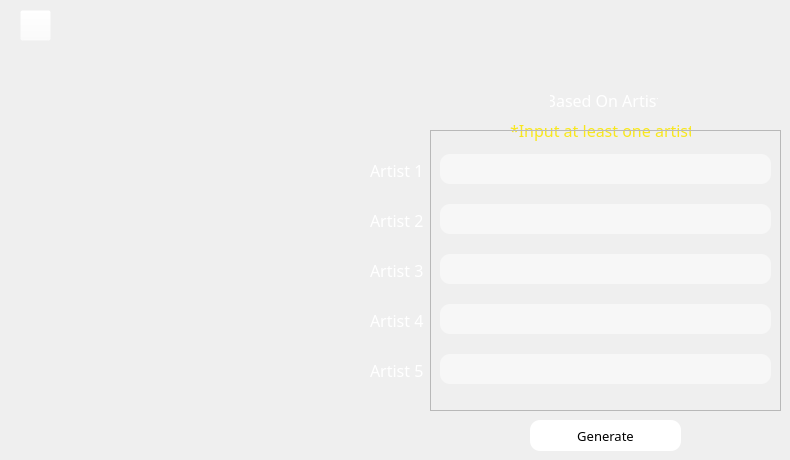
       <widget class="QWidget" name="createArtistPage">
        <widget class="QFrame" name="buttonFrame_3">
         <property name="geometry">
          <rect>
           <x>480</x>
           <y>10</y>
           <width>251</width>
           <height>131</height>
          </rect>
         </property>
         <property name="styleSheet">
          <string notr="true">QFrame{
	background-color: rgba(255, 255, 255, 0);
}</string>
         </property>
         <property name="frameShape">
          <enum>QFrame::StyledPanel</enum>
         </property>
         <property name="frameShadow">
          <enum>QFrame::Raised</enum>
         </property>
         <widget class="QLabel" name="basedOnArtistLabel2">
          <property name="geometry">
           <rect>
            <x>70</x>
            <y>80</y>
            <width>108</width>
            <height>20</height>
           </rect>
          </property>
          <property name="font">
           <font>
            <family>Humnst777 BlkCn BT</family>
            <pointsize>12</pointsize>
           </font>
          </property>
          <property name="styleSheet">
           <string notr="true">QLabel{
	color: white;
	background-color: rgba(255, 255, 255, 0);
}</string>
          </property>
          <property name="text">
           <string>Based On Artist</string>
          </property>
          <property name="alignment">
           <set>Qt::AlignCenter</set>
          </property>
         </widget>
         <widget class="QLabel" name="basedOnArtistLabel">
          <property name="geometry">
           <rect>
            <x>10</x>
            <y>10</y>
            <width>221</width>
            <height>71</height>
           </rect>
          </property>
          <property name="styleSheet">
           <string notr="true">image: url(:/icons/Media/icons/createArtist.png);
background-color: rgba(255, 255, 255, 0);</string>
          </property>
          <property name="text">
           <string/>
          </property>
         </widget>
         <widget class="QLabel" name="keyLabel1">
          <property name="geometry">
           <rect>
            <x>30</x>
            <y>110</y>
            <width>181</width>
            <height>21</height>
           </rect>
          </property>
          <property name="font">
           <font>
            <family>Humnst777 BT</family>
            <pointsize>12</pointsize>
           </font>
          </property>
          <property name="styleSheet">
           <string notr="true">color: rgb(248, 231, 28);</string>
          </property>
          <property name="text">
           <string>*Input at least one artist</string>
          </property>
         </widget>
        </widget>
        <widget class="QFrame" name="artistTxtBoxes">
         <property name="geometry">
          <rect>
           <x>430</x>
           <y>130</y>
           <width>351</width>
           <height>281</height>
          </rect>
         </property>
         <property name="frameShape">
          <enum>QFrame::StyledPanel</enum>
         </property>
         <property name="frameShadow">
          <enum>QFrame::Raised</enum>
         </property>
         <layout class="QVBoxLayout" name="verticalLayout">
          <item>
           <widget class="QLineEdit" name="artist1_txtbox">
            <property name="styleSheet">
             <string notr="true">background-color: rgba(255, 255, 255, 0.5);
border-radius: 10px;
border-style: none;
color: white;
font-size: 12pt;
height: 30px;</string>
            </property>
           </widget>
          </item>
          <item>
           <widget class="QLineEdit" name="artist2_txtbox">
            <property name="styleSheet">
             <string notr="true">background-color: rgba(255, 255, 255, 0.5);
border-radius: 10px;
border-style: none;
color: white;
font-size: 12pt;
height: 30px;</string>
            </property>
           </widget>
          </item>
          <item>
           <widget class="QLineEdit" name="artist3_txtbox">
            <property name="styleSheet">
             <string notr="true">background-color: rgba(255, 255, 255, 0.5);
border-radius: 10px;
border-style: none;
color: white;
font-size: 12pt;
height: 30px;</string>
            </property>
           </widget>
          </item>
          <item>
           <widget class="QLineEdit" name="artist4_txtbox">
            <property name="styleSheet">
             <string notr="true">background-color: rgba(255, 255, 255, 0.5);
border-radius: 10px;
border-style: none;
color: white;
font-size: 12pt;
height: 30px;</string>
            </property>
           </widget>
          </item>
          <item>
           <widget class="QLineEdit" name="artist5_txtbox">
            <property name="styleSheet">
             <string notr="true">background-color: rgba(255, 255, 255, 0.5);
border-radius: 10px;
border-style: none;
color: white;
font-size: 12pt;
height: 30px;</string>
            </property>
           </widget>
          </item>
         </layout>
        </widget>
        <widget class="QLabel" name="artist1Label">
         <property name="geometry">
          <rect>
           <x>370</x>
           <y>150</y>
           <width>61</width>
           <height>41</height>
          </rect>
         </property>
         <property name="font">
          <font>
           <family>Humnst777 Blk BT</family>
           <pointsize>12</pointsize>
          </font>
         </property>
         <property name="styleSheet">
          <string notr="true">color: rgb(255, 255, 255);</string>
         </property>
         <property name="text">
          <string>Artist 1</string>
         </property>
        </widget>
        <widget class="QLabel" name="artist2Label">
         <property name="geometry">
          <rect>
           <x>370</x>
           <y>200</y>
           <width>61</width>
           <height>41</height>
          </rect>
         </property>
         <property name="font">
          <font>
           <family>Humnst777 Blk BT</family>
           <pointsize>12</pointsize>
          </font>
         </property>
         <property name="styleSheet">
          <string notr="true">color: rgb(255, 255, 255);</string>
         </property>
         <property name="text">
          <string>Artist 2</string>
         </property>
        </widget>
        <widget class="QLabel" name="artist3Label">
         <property name="geometry">
          <rect>
           <x>370</x>
           <y>250</y>
           <width>61</width>
           <height>41</height>
          </rect>
         </property>
         <property name="font">
          <font>
           <family>Humnst777 Blk BT</family>
           <pointsize>12</pointsize>
          </font>
         </property>
         <property name="styleSheet">
          <string notr="true">color: rgb(255, 255, 255);</string>
         </property>
         <property name="text">
          <string>Artist 3</string>
         </property>
        </widget>
        <widget class="QLabel" name="artist4Label">
         <property name="geometry">
          <rect>
           <x>370</x>
           <y>300</y>
           <width>61</width>
           <height>41</height>
          </rect>
         </property>
         <property name="font">
          <font>
           <family>Humnst777 Blk BT</family>
           <pointsize>12</pointsize>
          </font>
         </property>
         <property name="styleSheet">
          <string notr="true">color: rgb(255, 255, 255);</string>
         </property>
         <property name="text">
          <string>Artist 4</string>
         </property>
        </widget>
        <widget class="QLabel" name="artist5Label">
         <property name="geometry">
          <rect>
           <x>370</x>
           <y>350</y>
           <width>61</width>
           <height>41</height>
          </rect>
         </property>
         <property name="font">
          <font>
           <family>Humnst777 Blk BT</family>
           <pointsize>12</pointsize>
          </font>
         </property>
         <property name="styleSheet">
          <string notr="true">color: rgb(255, 255, 255);</string>
         </property>
         <property name="text">
          <string>Artist 5</string>
         </property>
        </widget>
        <widget class="QFrame" name="homeButtonFrame_2">
         <property name="geometry">
          <rect>
           <x>10</x>
           <y>0</y>
           <width>51</width>
           <height>51</height>
          </rect>
         </property>
         <property name="styleSheet">
          <string notr="true">background-color: rgba(255, 255, 255, 0);</string>
         </property>
         <property name="frameShape">
          <enum>QFrame::StyledPanel</enum>
         </property>
         <property name="frameShadow">
          <enum>QFrame::Raised</enum>
         </property>
         <widget class="QPushButton" name="homeButton_boa">
          <property name="geometry">
           <rect>
            <x>10</x>
            <y>10</y>
            <width>31</width>
            <height>31</height>
           </rect>
          </property>
          <property name="styleSheet">
           <string notr="true">QPushButton{
	image: url(:/icons/Media/icons/goback.png);
	background-color: rgba(255, 255, 255, 0);
}

QPushButton:hover{
	image: url(:/icons/Media/icons/goback.png);
	background-color: rgba(255, 255, 255, 0);
	border-style: none;
	border-radius: 40px;
}</string>
          </property>
          <property name="text">
           <string/>
          </property>
         </widget>
        </widget>
        <widget class="QPushButton" name="genArtistButton">
         <property name="geometry">
          <rect>
           <x>530</x>
           <y>420</y>
           <width>151</width>
           <height>31</height>
          </rect>
         </property>
         <property name="font">
          <font>
           <family>Humnst777 BT</family>
           <pointsize>10</pointsize>
          </font>
         </property>
         <property name="styleSheet">
          <string notr="true">QPushButton{
	background-color: rgb(255, 255, 255);
	border-style: none;
	border-radius: 10px;
}

QPushButton:hover{
	background-color: rgb(248, 231, 28);
	border-style: none;
	border-radius: 10px;
	font-weight: bold;
}</string>
         </property>
         <property name="text">
          <string>Generate</string>
         </property>
        </widget>
       </widget>
